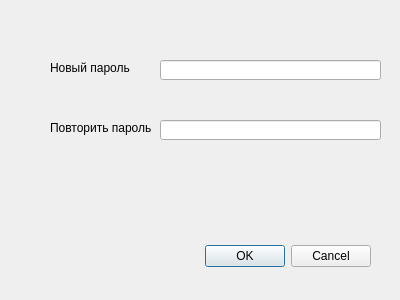
<?xml version="1.0" encoding="UTF-8"?>
<ui version="4.0">
 <class>pwdEditFrm</class>
 <widget class="QDialog" name="pwdEditFrm">
  <property name="geometry">
   <rect>
    <x>0</x>
    <y>0</y>
    <width>400</width>
    <height>300</height>
   </rect>
  </property>
  <property name="windowTitle">
   <string>Ввод ноаого пароля</string>
  </property>
  <property name="windowOpacity">
   <double>-7.000000000000000</double>
  </property>
  <widget class="QDialogButtonBox" name="buttonBox">
   <property name="geometry">
    <rect>
     <x>30</x>
     <y>240</y>
     <width>341</width>
     <height>32</height>
    </rect>
   </property>
   <property name="orientation">
    <enum>Qt::Horizontal</enum>
   </property>
   <property name="standardButtons">
    <set>QDialogButtonBox::Cancel|QDialogButtonBox::Ok</set>
   </property>
  </widget>
  <widget class="QLabel" name="labelPwd">
   <property name="geometry">
    <rect>
     <x>50</x>
     <y>60</y>
     <width>91</width>
     <height>16</height>
    </rect>
   </property>
   <property name="text">
    <string>Новый пароль</string>
   </property>
  </widget>
  <widget class="QLineEdit" name="lineEditPwd">
   <property name="geometry">
    <rect>
     <x>160</x>
     <y>60</y>
     <width>221</width>
     <height>20</height>
    </rect>
   </property>
   <property name="echoMode">
    <enum>QLineEdit::PasswordEchoOnEdit</enum>
   </property>
  </widget>
  <widget class="QLabel" name="labelPwd2">
   <property name="geometry">
    <rect>
     <x>50</x>
     <y>120</y>
     <width>101</width>
     <height>16</height>
    </rect>
   </property>
   <property name="text">
    <string>Повторить пароль</string>
   </property>
  </widget>
  <widget class="QLineEdit" name="lineEditPwd2">
   <property name="geometry">
    <rect>
     <x>160</x>
     <y>120</y>
     <width>221</width>
     <height>20</height>
    </rect>
   </property>
   <property name="echoMode">
    <enum>QLineEdit::PasswordEchoOnEdit</enum>
   </property>
  </widget>
 </widget>
 <resources/>
 <connections>
  <connection>
   <sender>buttonBox</sender>
   <signal>accepted()</signal>
   <receiver>pwdEditFrm</receiver>
   <slot>accept()</slot>
   <hints>
    <hint type="sourcelabel">
     <x>248</x>
     <y>254</y>
    </hint>
    <hint type="destinationlabel">
     <x>157</x>
     <y>274</y>
    </hint>
   </hints>
  </connection>
  <connection>
   <sender>buttonBox</sender>
   <signal>rejected()</signal>
   <receiver>pwdEditFrm</receiver>
   <slot>reject()</slot>
   <hints>
    <hint type="sourcelabel">
     <x>316</x>
     <y>260</y>
    </hint>
    <hint type="destinationlabel">
     <x>286</x>
     <y>274</y>
    </hint>
   </hints>
  </connection>
 </connections>
</ui>
